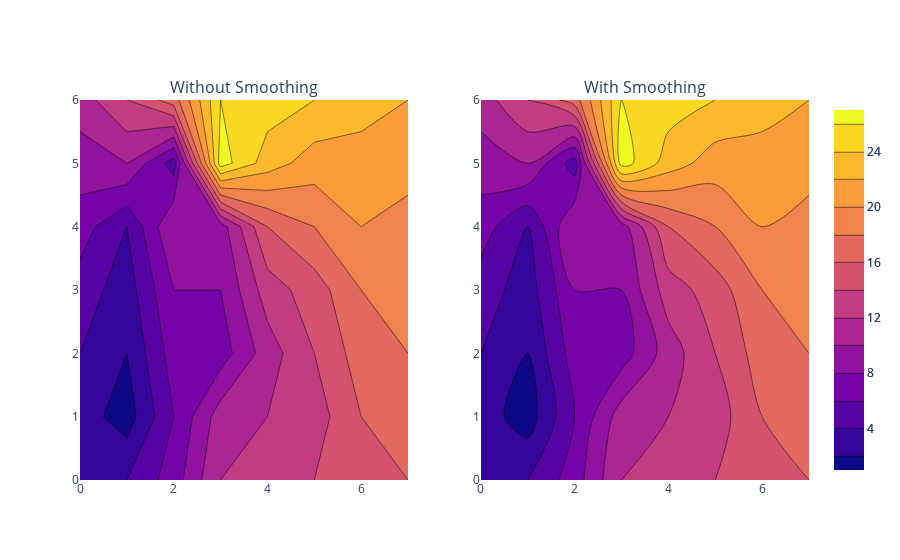

Write notebook code for a chart like this one.
### Markdown cell above
### Contour Plot

### Code cell
from plotly import tools
import plotly
import plotly.graph_objs as go

trace0 = go.Contour(
    z=[[2, 4, 7, 12, 13, 14, 15, 16],
       [3, 1, 6, 11, 12, 13, 16, 17],
       [4, 2, 7, 7, 11, 14, 17, 18],
       [5, 3, 8, 8, 13, 15, 18, 19],
       [7, 4, 10, 9, 16, 18, 20, 19],
       [9, 10, 5, 27, 23, 21, 21, 21],
       [11, 14, 17, 26, 25, 24, 23, 22]],
    line=dict(smoothing=0),
)

trace1 = go.Contour(
    z=[[2, 4, 7, 12, 13, 14, 15, 16],
       [3, 1, 6, 11, 12, 13, 16, 17],
       [4, 2, 7, 7, 11, 14, 17, 18],
       [5, 3, 8, 8, 13, 15, 18, 19],
       [7, 4, 10, 9, 16, 18, 20, 19],
       [9, 10, 5, 27, 23, 21, 21, 21],
       [11, 14, 17, 26, 25, 24, 23, 22]],
    line=dict(smoothing=0.85),
)

data = tools.make_subplots(rows=1, cols=2,
                          subplot_titles=('Without Smoothing', 'With Smoothing'))

data.append_trace(trace0, 1, 1)
data.append_trace(trace1, 1, 2)

plotly.offline.iplot(data)

### Figure 1 — Plotly figure (JSON) as saved in the notebook; plotly's stock layout.template omitted (floating-point values rounded to 4 significant figures)
{"data": [{"line": {"smoothing": 0}, "type": "contour", "xaxis": "x", "yaxis": "y", "z": [[2, 4, 7, 12, 13, 14, 15, 16], [3, 1, 6, 11, 12, 13, 16, 17], [4, 2, 7, 7, 11, 14, 17, 18], [5, 3, 8, 8, 13, 15, 18, 19], [7, 4, 10, 9, 16, 18, 20, 19], [9, 10, 5, 27, 23, 21, 21, 21], [11, 14, 17, 26, 25, 24, 23, 22]]}, {"line": {"smoothing": 0.85}, "type": "contour", "xaxis": "x2", "yaxis": "y2", "z": [[2, 4, 7, 12, 13, 14, 15, 16], [3, 1, 6, 11, 12, 13, 16, 17], [4, 2, 7, 7, 11, 14, 17, 18], [5, 3, 8, 8, 13, 15, 18, 19], [7, 4, 10, 9, 16, 18, 20, 19], [9, 10, 5, 27, 23, 21, 21, 21], [11, 14, 17, 26, 25, 24, 23, 22]]}], "layout": {"annotations": [{"font": {"size": 16}, "showarrow": false, "text": "Without Smoothing", "x": 0.225, "xanchor": "center", "xref": "paper", "y": 1, "yanchor": "bottom", "yref": "paper"}, {"font": {"size": 16}, "showarrow": false, "text": "With Smoothing", "x": 0.775, "xanchor": "center", "xref": "paper", "y": 1, "yanchor": "bottom", "yref": "paper"}], "xaxis": {"anchor": "y", "domain": [0, 0.45]}, "xaxis2": {"anchor": "y2", "domain": [0.55, 1]}, "yaxis": {"anchor": "x", "domain": [0, 1]}, "yaxis2": {"anchor": "x2", "domain": [0, 1]}}}
